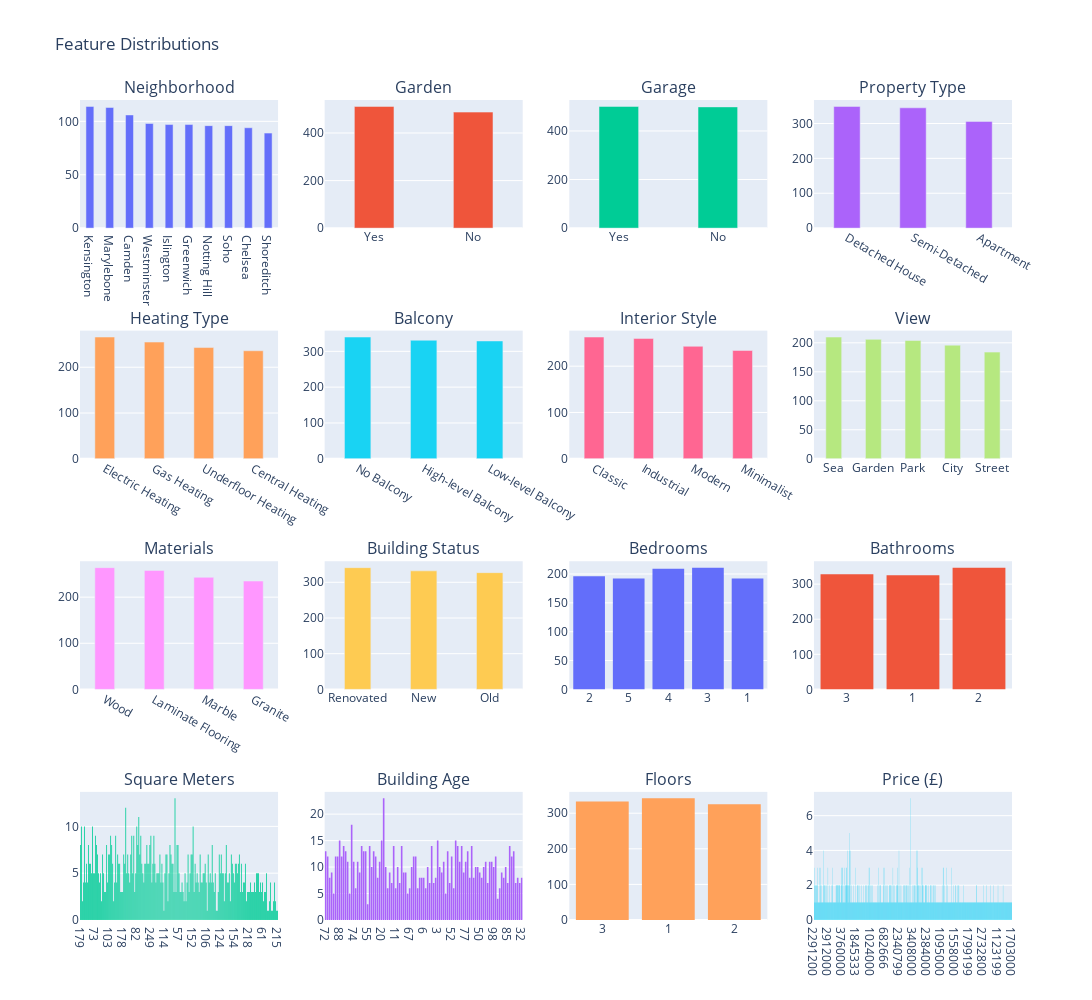

This figure's notebook cell:
### Markdown cell above
## Distribution analysis

### Code cell
# Distribution of plot
london_data_copy = london_data.copy()
categorical_features = [col for col in london_data_copy.columns if london_data_copy[col].dtype == 'object' and col != 'Address']
numerical_features = [col for col in london_data_copy.columns if london_data_copy[col].dtype != 'object']

# Define subplot structure
num_features = len(categorical_features) + len(numerical_features)
cols = 4  
rows = (num_features // cols) + (num_features % cols > 0)  

fig = make_subplots(rows=rows, cols=cols, subplot_titles=categorical_features + numerical_features)

index = 0
for feature in categorical_features:
    # Subplot position
    row, col = divmod(index, cols)  
    counts = london_data_copy[feature].value_counts()
    
    fig.add_trace(go.Bar(x=counts.index, y=counts.values, name=feature, width=0.4), row=row+1, col=col+1)
    index += 1

for feature in numerical_features:
    row, col = divmod(index, cols)  # Determine subplot position
    
    # Convert integers to string to avoid decimals
    if london_data_copy[feature].dtype == "int64":
        x_data = london_data_copy[feature].astype(str) 
        xaxis_type = "category"
    else:
        x_data = london_data_copy[feature]
        xaxis_type = "linear"

    fig.add_trace(go.Histogram(x=x_data, name=feature, nbinsx=75), row=row+1, col=col+1)
    fig.update_xaxes(type=xaxis_type, row=row+1, col=col+1)
    index += 1

fig.update_layout(height=250 * rows, width=1300, title_text="Feature Distributions", showlegend=False)
fig.show()

### Figure 1 — Plotly figure (JSON) as saved in the notebook; plotly's stock layout.template omitted (floating-point values rounded to 4 significant figures; data arrays with more than 128 entries replaced by an {"elided": "..."} marker saying what was removed)
{"data": [{"name": "Neighborhood", "type": "bar", "width": 0.4, "x": ["Kensington", "Marylebone", "Camden", "Westminster", "Islington", "Greenwich", "Notting Hill", "Soho", "Chelsea", "Shoreditch"], "xaxis": "x", "y": [114, 113, 106, 98, 97, 97, 96, 96, 94, 89], "yaxis": "y"}, {"name": "Garden", "type": "bar", "width": 0.4, "x": ["Yes", "No"], "xaxis": "x2", "y": [512, 488], "yaxis": "y2"}, {"name": "Garage", "type": "bar", "width": 0.4, "x": ["Yes", "No"], "xaxis": "x3", "y": [501, 499], "yaxis": "y3"}, {"name": "Property Type", "type": "bar", "width": 0.4, "x": ["Detached House", "Semi-Detached", "Apartment"], "xaxis": "x4", "y": [349, 345, 306], "yaxis": "y4"}, {"name": "Heating Type", "type": "bar", "width": 0.4, "x": ["Electric Heating", "Gas Heating", "Underfloor Heating", "Central Heating"], "xaxis": "x5", "y": [266, 255, 243, 236], "yaxis": "y5"}, {"name": "Balcony", "type": "bar", "width": 0.4, "x": ["No Balcony", "High-level Balcony", "Low-level Balcony"], "xaxis": "x6", "y": [340, 331, 329], "yaxis": "y6"}, {"name": "Interior Style", "type": "bar", "width": 0.4, "x": ["Classic", "Industrial", "Modern", "Minimalist"], "xaxis": "x7", "y": [263, 260, 243, 234], "yaxis": "y7"}, {"name": "View", "type": "bar", "width": 0.4, "x": ["Sea", "Garden", "Park", "City", "Street"], "xaxis": "x8", "y": [210, 206, 204, 196, 184], "yaxis": "y8"}, {"name": "Materials", "type": "bar", "width": 0.4, "x": ["Wood", "Laminate Flooring", "Marble", "Granite"], "xaxis": "x9", "y": [264, 258, 243, 235], "yaxis": "y9"}, {"name": "Building Status", "type": "bar", "width": 0.4, "x": ["Renovated", "New", "Old"], "xaxis": "x10", "y": [341, 332, 327], "yaxis": "y10"}, {"name": "Bedrooms", "nbinsx": 75, "type": "histogram", "x": {"elided": "1000 str values"}, "xaxis": "x11", "yaxis": "y11"}, {"name": "Bathrooms", "nbinsx": 75, "type": "histogram", "x": {"elided": "1000 str values"}, "xaxis": "x12", "yaxis": "y12"}, {"name": "Square Meters", "nbinsx": 75, "type": "histogram", "x": {"elided": "1000 str values"}, "xaxis": "x13", "yaxis": "y13"}, {"name": "Building Age", "nbinsx": 75, "type": "histogram", "x": {"elided": "1000 str values"}, "xaxis": "x14", "yaxis": "y14"}, {"name": "Floors", "nbinsx": 75, "type": "histogram", "x": {"elided": "1000 str values"}, "xaxis": "x15", "yaxis": "y15"}, {"name": "Price (£)", "nbinsx": 75, "type": "histogram", "x": {"elided": "1000 str values"}, "xaxis": "x16", "yaxis": "y16"}], "layout": {"annotations": [{"font": {"size": 16}, "showarrow": false, "text": "Neighborhood", "x": 0.1062, "xanchor": "center", "xref": "paper", "y": 1, "yanchor": "bottom", "yref": "paper"}, {"font": {"size": 16}, "showarrow": false, "text": "Garden", "x": 0.3688, "xanchor": "center", "xref": "paper", "y": 1, "yanchor": "bottom", "yref": "paper"}, {"font": {"size": 16}, "showarrow": false, "text": "Garage", "x": 0.6313, "xanchor": "center", "xref": "paper", "y": 1, "yanchor": "bottom", "yref": "paper"}, {"font": {"size": 16}, "showarrow": false, "text": "Property Type", "x": 0.8938, "xanchor": "center", "xref": "paper", "y": 1, "yanchor": "bottom", "yref": "paper"}, {"font": {"size": 16}, "showarrow": false, "text": "Heating Type", "x": 0.1062, "xanchor": "center", "xref": "paper", "y": 0.7188, "yanchor": "bottom", "yref": "paper"}, {"font": {"size": 16}, "showarrow": false, "text": "Balcony", "x": 0.3688, "xanchor": "center", "xref": "paper", "y": 0.7188, "yanchor": "bottom", "yref": "paper"}, {"font": {"size": 16}, "showarrow": false, "text": "Interior Style", "x": 0.6313, "xanchor": "center", "xref": "paper", "y": 0.7188, "yanchor": "bottom", "yref": "paper"}, {"font": {"size": 16}, "showarrow": false, "text": "View", "x": 0.8938, "xanchor": "center", "xref": "paper", "y": 0.7188, "yanchor": "bottom", "yref": "paper"}, {"font": {"size": 16}, "showarrow": false, "text": "Materials", "x": 0.1062, "xanchor": "center", "xref": "paper", "y": 0.4375, "yanchor": "bottom", "yref": "paper"}, {"font": {"size": 16}, "showarrow": false, "text": "Building Status", "x": 0.3688, "xanchor": "center", "xref": "paper", "y": 0.4375, "yanchor": "bottom", "yref": "paper"}, {"font": {"size": 16}, "showarrow": false, "text": "Bedrooms", "x": 0.6313, "xanchor": "center", "xref": "paper", "y": 0.4375, "yanchor": "bottom", "yref": "paper"}, {"font": {"size": 16}, "showarrow": false, "text": "Bathrooms", "x": 0.8938, "xanchor": "center", "xref": "paper", "y": 0.4375, "yanchor": "bottom", "yref": "paper"}, {"font": {"size": 16}, "showarrow": false, "text": "Square Meters", "x": 0.1062, "xanchor": "center", "xref": "paper", "y": 0.1562, "yanchor": "bottom", "yref": "paper"}, {"font": {"size": 16}, "showarrow": false, "text": "Building Age", "x": 0.3688, "xanchor": "center", "xref": "paper", "y": 0.1562, "yanchor": "bottom", "yref": "paper"}, {"font": {"size": 16}, "showarrow": false, "text": "Floors", "x": 0.6313, "xanchor": "center", "xref": "paper", "y": 0.1562, "yanchor": "bottom", "yref": "paper"}, {"font": {"size": 16}, "showarrow": false, "text": "Price (£)", "x": 0.8938, "xanchor": "center", "xref": "paper", "y": 0.1562, "yanchor": "bottom", "yref": "paper"}], "height": 1000, "showlegend": false, "title": {"text": "Feature Distributions"}, "width": 1300, "xaxis": {"anchor": "y", "domain": [0, 0.2125]}, "xaxis10": {"anchor": "y10", "domain": [0.2625, 0.475]}, "xaxis11": {"anchor": "y11", "domain": [0.525, 0.7375], "type": "category"}, "xaxis12": {"anchor": "y12", "domain": [0.7875, 1], "type": "category"}, "xaxis13": {"anchor": "y13", "domain": [0, 0.2125], "type": "category"}, "xaxis14": {"anchor": "y14", "domain": [0.2625, 0.475], "type": "category"}, "xaxis15": {"anchor": "y15", "domain": [0.525, 0.7375], "type": "category"}, "xaxis16": {"anchor": "y16", "domain": [0.7875, 1], "type": "category"}, "xaxis2": {"anchor": "y2", "domain": [0.2625, 0.475]}, "xaxis3": {"anchor": "y3", "domain": [0.525, 0.7375]}, "xaxis4": {"anchor": "y4", "domain": [0.7875, 1]}, "xaxis5": {"anchor": "y5", "domain": [0, 0.2125]}, "xaxis6": {"anchor": "y6", "domain": [0.2625, 0.475]}, "xaxis7": {"anchor": "y7", "domain": [0.525, 0.7375]}, "xaxis8": {"anchor": "y8", "domain": [0.7875, 1]}, "xaxis9": {"anchor": "y9", "domain": [0, 0.2125]}, "yaxis": {"anchor": "x", "domain": [0.8438, 1]}, "yaxis10": {"anchor": "x10", "domain": [0.2812, 0.4375]}, "yaxis11": {"anchor": "x11", "domain": [0.2812, 0.4375]}, "yaxis12": {"anchor": "x12", "domain": [0.2812, 0.4375]}, "yaxis13": {"anchor": "x13", "domain": [0, 0.1562]}, "yaxis14": {"anchor": "x14", "domain": [0, 0.1562]}, "yaxis15": {"anchor": "x15", "domain": [0, 0.1562]}, "yaxis16": {"anchor": "x16", "domain": [0, 0.1562]}, "yaxis2": {"anchor": "x2", "domain": [0.8438, 1]}, "yaxis3": {"anchor": "x3", "domain": [0.8438, 1]}, "yaxis4": {"anchor": "x4", "domain": [0.8438, 1]}, "yaxis5": {"anchor": "x5", "domain": [0.5625, 0.7188]}, "yaxis6": {"anchor": "x6", "domain": [0.5625, 0.7188]}, "yaxis7": {"anchor": "x7", "domain": [0.5625, 0.7188]}, "yaxis8": {"anchor": "x8", "domain": [0.5625, 0.7188]}, "yaxis9": {"anchor": "x9", "domain": [0.2812, 0.4375]}}}
